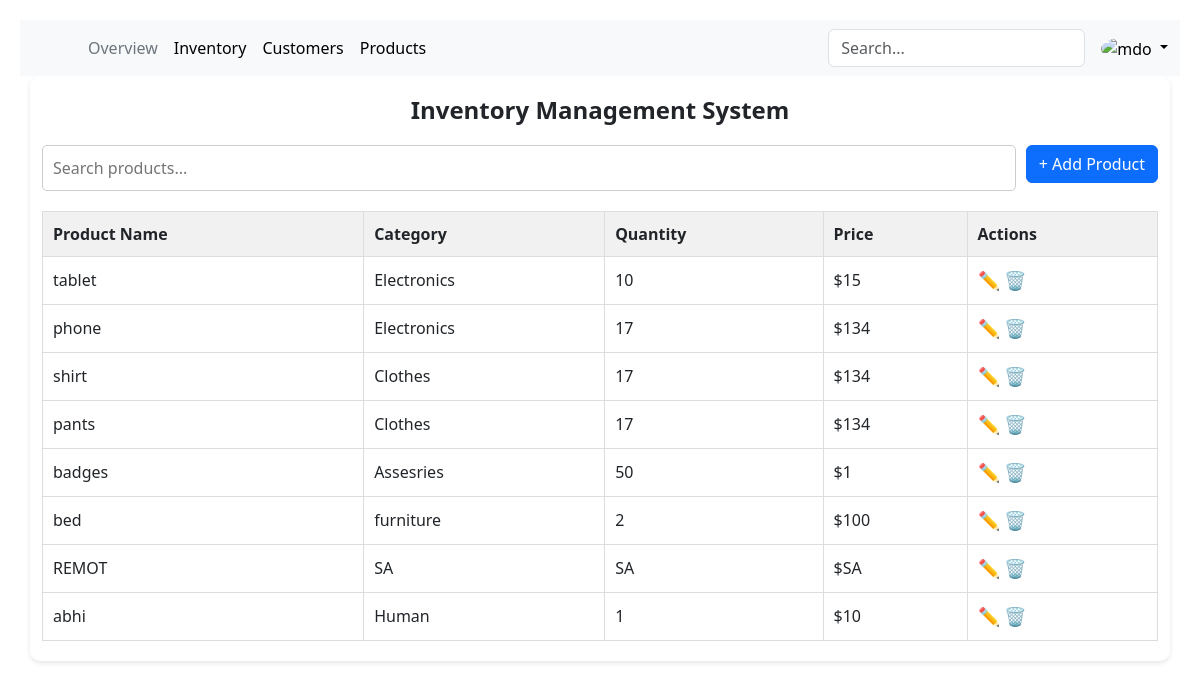
Page /home on the earlier database version.
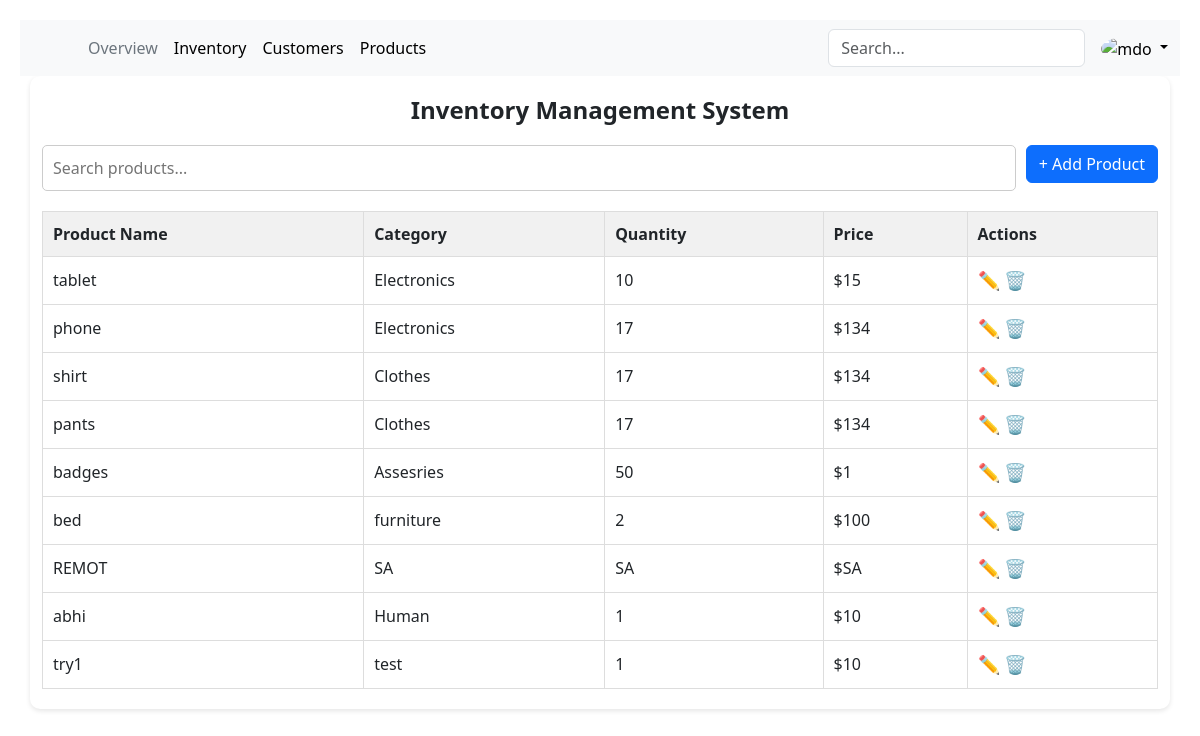
Same page on the later database version.
### main.py (models this page shows)
class Items(db.Model):
    __tablename__ = "Items"
    id: Mapped[int] = mapped_column(Integer, primary_key=True)
    title: Mapped[str] = mapped_column(String(250), unique=True, nullable=False)
    subtitle: Mapped[str] = mapped_column(String(250), nullable=False)
    quantity: Mapped[int] = mapped_column(Integer, nullable=False)
    price: Mapped[int] = mapped_column(Integer, nullable=False)
    company_id: Mapped[int] = mapped_column(Integer, db.ForeignKey("company.id"))
    company = relationship("Company", back_populates="items")

### main.py (the view)
@app.route("/home",methods=['POST','GET'])
def home():
    result = db.session.execute(db.select(Items))
    posts = result.scalars().all()
    return render_template("home.html", items_list=posts)

### templates/home.html (shortened to what this page needs)
<!DOCTYPE html>
<html lang="en">
<head>
  <link rel="stylesheet" href="../static/home_styles.css">
  <link href="https://cdn.jsdelivr.net/npm/bootstrap@5.3.3/dist/css/bootstrap.min.css" rel="stylesheet">
        <nav class="navbar navbar-expand-lg navbar-light bg-light">
            <div class="container-fluid">
                <a href="/" class="d-flex align-items-center mb-2 mb-lg-0 link-body-emphasis text-decoration-none">
                    <svg class="bi me-2" width="40" height="32" role="img" aria-label="Bootstrap"><use xlink:href="#bootstrap"></use></svg>
                </a>
                <ul class="nav me-auto mb-2 mb-lg-0">
                    <li><a href="#" class="nav-link px-2 link-secondary">Overview</a></li>
                    <li><a href="#" class="nav-link px-2 link-body-emphasis">Inventory</a></li>
                    <li><a href="#" class="nav-link px-2 link-body-emphasis">Customers</a></li>
                    <li><a href="#" class="nav-link px-2 link-body-emphasis">Products</a></li>
                </ul>
                <form class="d-flex mb-3 mb-lg-0 me-lg-3" role="search">
                    <input type="search" class="form-control" placeholder="Search..." aria-label="Search">
                </form>
                <div class="dropdown text-end">
                    <a href="#" class="d-block link-body-emphasis text-decoration-none dropdown-toggle" data-bs-toggle="dropdown" aria-expanded="false">
                        <img src="https://github.com/mdo.png" alt="mdo" width="32" height="32" class="rounded-circle">
                    </a>
                </div>
            </div>
        </nav>
</head>
<body>
  <div class="container">
    <h1 class="title">Inventory Management System</h1>
    <div class="search-add-bar">
      <div class="search-box">
        <input type="text" id="search" placeholder="Search products..." />
      </div>
      <a href="{{ url_for('item_adder') }}">
  <button id="addProductBtn" class="btn btn-primary">
      <span class="icon">+</span> Add Product
  </button>
    </a>
    </div>
    <div class="table-container">
      <table class="product-table">
        <thead>
          <tr>
            <th>Product Name</th>
            <th>Category</th>
            <th>Quantity</th>
            <th>Price</th>
            <th>Actions</th>
          </tr>
        </thead>
        <tbody>
        {% for item in items_list %}
          <tr>
            <td>{{ item.title }}</td>
            <td>{{ item.subtitle }}</td>
            <td>{{ item.quantity }}</td>
            <td>${{ item.price }}</td>
            <td>
              <button class="btn-icon btn-edit">✏️</button>
              <button class="btn-icon btn-delete">🗑️</button>
            </td>
          </tr>
        {% endfor %}
        </tbody>
      </table>
    </div>
  </div>
</body>
</html>

### static/home_styles.css (style rules this page uses)
body, h1, h2, input, button, table { margin: 0; padding: 0; box-sizing: border-box; }
body { font-family: Arial, sans-serif; background-color: #f9f9f9; color: #333; padding: 20px; }
.container { max-width: 800px; margin: 0 auto; background: #fff; padding: 20px; border-radius: 10px; box-shadow: 0 2px 5px rgba(0, 0, 0, 0.1); }
.title { text-align: center; margin-bottom: 20px; font-size: 24px; font-weight: bold; }
.search-add-bar { display: flex; gap: 10px; margin-bottom: 20px; }
.search-box { flex: 1; }
.search-box input { width: 100%; padding: 10px; border: 1px solid #ccc; border-radius: 5px; }
.btn { padding: 10px 15px; border: none; border-radius: 5px; cursor: pointer; }
.btn-primary { background-color: #007bff; color: #fff; }
.table-container { overflow-x: auto; }
.product-table { width: 100%; border-collapse: collapse; }
.product-table th, .product-table td { padding: 10px; border: 1px solid #ddd; text-align: left; }
.product-table th { background-color: #f1f1f1; }
.btn-icon { background: none; border: none; cursor: pointer; font-size: 18px; }
.btn-edit { color: #007bff; }
.btn-delete { color: #dc3545; }

Differences in the rows shown:
added Items: title "try1", subtitle "test", quantity "1", price "10"
